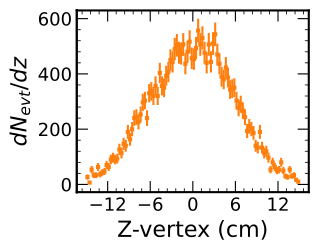

Here is the Python script that generated this plot:
import numpy as np
import ROOT
import pickle #import 2.76 data
import matplotlib.ticker as plticker
import matplotlib.pyplot as plt

import scipy
from scipy import interpolate

import sys
sys.path.append("JPyPlotRatio");
#sys.path.append("/home/jasper/Asiakirjat/projects/JPyPlotRatio");
import JPyPlotRatio

f = ROOT.TFile("AnalysisResults.root","read")

dataTypePlotParams = [
        {'plotType':'data','color':'C1','fmt':'s','markersize':2.0},
]


# define panel/xaxis limits/titles
ny = 1;
nx = 1;
xlimits = [(0.,60.)];
xtitle = ["Z-vertex (cm)"];
ytitle = ["$dN_{evt}/dz$"];


plot = JPyPlotRatio.JPyPlotRatio(panels=(ny,nx),panelSize=(4,5),disableRatio=[0],
	legendPanel=0,legendLoc=(0.18,0.72),legendSize=7,ylabel=ytitle,xlabel=xtitle);

##plot.EnableLatex(True);

hist_zvtx =f.Get("twoparcorcombexample/hZvertex")
hist_zvtx.Print()

nBins = 200
Nevt = hist_zvtx.GetEntries()
print(Nevt)
hist_zvtx.Scale(1.,"width")
p = plot.Add(0,hist_zvtx,**dataTypePlotParams[0]);

plot.Plot();
plot.Save("figs/ZVertex.pdf");
#plot.Show();	

f.Close();
